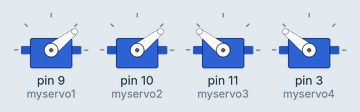
Recording of a sketch running on a simulated Arduino Uno, built with avr-gcc and run on an emulated ATmega328P. On the bench: 4 × servo. What the sketch prints to the serial monitor is not drawn.

Above: at 0.15 s.
At 4.98 s:
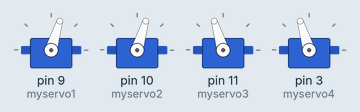
At 10.11 s:
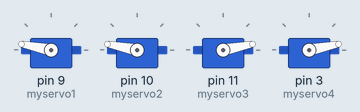
At 20.2 s:
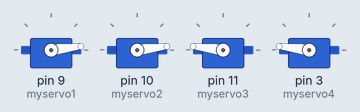
At 29.98 s:
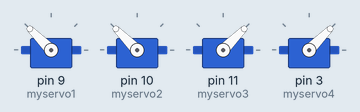
At 39.77 s:
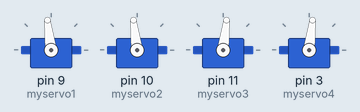
Timing chart, 0 to 40.0 s (numbered marks = the images above):
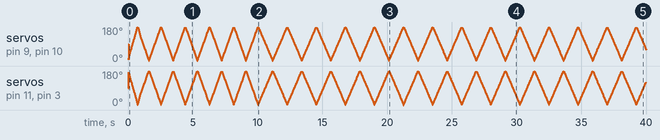

The sketch:

Sweep4Millis.ino
```cpp
// Sweep4Millis
// by Jesse Lew

#include <Servo.h>

// create 4 servo objects (max 8 can be created)
Servo myservo1;
Servo myservo2;
Servo myservo3;
Servo myservo4;

// variables that store servo position for clockwise / counterclockwise motion
int pos = 0;                // position
int cpos = 180;             // counter position
bool clockwise = true;      // initialize clockwise motion

// variables that handle timer
unsigned long previousMillis = 0;   // stores last time servos were updated
const long interval = 15;   // set timer interval to 15ms


// set servos to arduino pins
void setup()
{
  myservo1.attach(9);       // set servo 1 to pin 9
  myservo2.attach(10);      // set servo 2 to pin 10
  myservo3.attach(11);      // set servo 3 to pin 11
  myservo4.attach(3);       // set servo 4 to pin 3

  Serial.begin(9600);
}


// servo rotate loop. uses 15ms timer to count down to next servo instruction
void loop()
{
  unsigned long currentMillis = millis();   // updates each loop
  Serial.print(currentMillis);
  Serial.print('\n');


  // code that constantly runs goes here


  // if the interval time (15ms) is reached, update servos
  if(currentMillis - previousMillis >= interval)
  {
    if(clockwise == true && pos < 180)      // from 0 to 179 degrees
    {
      pos++;                // update clockwise position
      cpos = 180-pos;       // update counterclockwise position
      myservo1.write(pos);  // move servo 1 to next position, clockwise
      myservo2.write(pos);  // move servo 2 to next position, clockwise
      myservo3.write(cpos); // move servo 3 to next position, counterclockwise
      myservo4.write(cpos); // move servo 4 to next position, counterclockwise
    }
    else if(clockwise == false && pos > 0)  // from 180 to 1 degree
    {
      pos--;                // update counterclockwise position
      cpos = 180-pos;       // update clockwise position
      myservo1.write(pos);  // move servo 1 to next position, counterclockwise
      myservo2.write(pos);  // move servo 2 to next position, counterclockwise
      myservo3.write(cpos); // move servo 3 to next position, clockwise
      myservo4.write(cpos); // move servo 4 to next position, clockwise
    }
    else if(clockwise == true && pos > 179) // at 180 degrees
    {
      // sentinel value reached, reverse directions of pos and cpos
      pos--;                // update counterclockwise position
      cpos = 180-pos;       // update clockwise position
      myservo1.write(pos);  // move servo 1 to next position, counterclockwise
      myservo2.write(pos);  // move servo 2 to next position, counterclockwise
      myservo3.write(cpos); // move servo 3 to next position, clockwise
      myservo4.write(cpos); // move servo 4 to next position, clockwise
      clockwise = false;   // set flag to move counterclockwise
    }
    else if(clockwise == false && pos < 1)  // at 0 degrees
    {
      // sentinel value reached, reverse directions of pos and cpos
      pos++;                // update clockwise position
      cpos = 180-pos;       // update counterclockwise position
      myservo1.write(pos);  // move servo 1 to next position, clockwise
      myservo2.write(pos);  // move servo 2 to next position, clockwise
      myservo3.write(cpos); // move servo 3 to next position, counterclockwise
      myservo4.write(cpos); // move servo 4 to next position, counterclockwise
      clockwise = true;    // set flag to move clockwise
    }
  }
}
```
